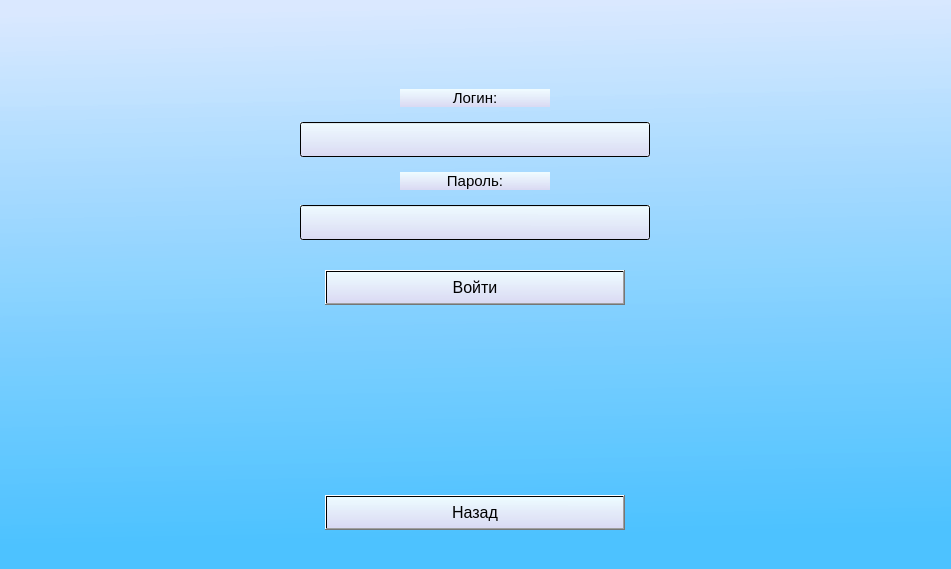
<?xml version="1.0" encoding="UTF-8"?>
<ui version="4.0">
 <class>MainWindow</class>
 <widget class="QMainWindow" name="MainWindow">
  <property name="geometry">
   <rect>
    <x>0</x>
    <y>0</y>
    <width>951</width>
    <height>569</height>
   </rect>
  </property>
  <property name="windowTitle">
   <string>MainWindow</string>
  </property>
  <property name="layoutDirection">
   <enum>Qt::LeftToRight</enum>
  </property>
  <property name="styleSheet">
   <string notr="true">background-color: qlineargradient(spread:pad, x1:0.572139, y1:0.994, x2:0.537, y2:0.00568182, stop:0.0547264 rgba(77, 194, 255, 255), stop:0.995025 rgba(217, 232, 255, 217));</string>
  </property>
  <widget class="QWidget" name="centralwidget">
   <layout class="QVBoxLayout" name="verticalLayout_2">
    <item>
     <layout class="QVBoxLayout" name="verticalLayout" stretch="0,0,0,0,0,0,0,0">
      <property name="spacing">
       <number>15</number>
      </property>
      <property name="sizeConstraint">
       <enum>QLayout::SetDefaultConstraint</enum>
      </property>
      <property name="leftMargin">
       <number>50</number>
      </property>
      <property name="topMargin">
       <number>80</number>
      </property>
      <property name="rightMargin">
       <number>50</number>
      </property>
      <property name="bottomMargin">
       <number>30</number>
      </property>
      <item alignment="Qt::AlignHCenter|Qt::AlignVCenter">
       <widget class="QLabel" name="label1">
        <property name="minimumSize">
         <size>
          <width>150</width>
          <height>0</height>
         </size>
        </property>
        <property name="maximumSize">
         <size>
          <width>2000</width>
          <height>2000</height>
         </size>
        </property>
        <property name="styleSheet">
         <string notr="true">background-color: qlineargradient(spread:pad, x1:0.503, y1:0.977273, x2:0.522, y2:0.028, stop:0 rgba(218, 218, 243, 255), stop:0.995025 rgba(240, 252, 255, 249));</string>
        </property>
        <property name="text">
         <string>&lt;html&gt;&lt;head/&gt;&lt;body&gt;&lt;p align=&quot;center&quot;&gt;&lt;span style=&quot; font-size:11pt;&quot;&gt;Логин:&lt;/span&gt;&lt;/p&gt;&lt;/body&gt;&lt;/html&gt;</string>
        </property>
       </widget>
      </item>
      <item alignment="Qt::AlignHCenter|Qt::AlignVCenter">
       <widget class="QLineEdit" name="Login">
        <property name="minimumSize">
         <size>
          <width>350</width>
          <height>35</height>
         </size>
        </property>
        <property name="styleSheet">
         <string notr="true">background-color: qlineargradient(spread:pad, x1:0.503, y1:0.977273, x2:0.522, y2:0.028, stop:0 rgba(218, 218, 243, 255), stop:0.995025 rgba(240, 252, 255, 249));</string>
        </property>
       </widget>
      </item>
      <item alignment="Qt::AlignHCenter|Qt::AlignVCenter">
       <widget class="QLabel" name="label2">
        <property name="minimumSize">
         <size>
          <width>150</width>
          <height>0</height>
         </size>
        </property>
        <property name="maximumSize">
         <size>
          <width>2000</width>
          <height>2000</height>
         </size>
        </property>
        <property name="styleSheet">
         <string notr="true">background-color: qlineargradient(spread:pad, x1:0.503, y1:0.977273, x2:0.522, y2:0.028, stop:0 rgba(218, 218, 243, 255), stop:0.995025 rgba(240, 252, 255, 249));</string>
        </property>
        <property name="text">
         <string>&lt;html&gt;&lt;head/&gt;&lt;body&gt;&lt;p align=&quot;center&quot;&gt;&lt;span style=&quot; font-size:11pt;&quot;&gt;Пароль:&lt;/span&gt;&lt;/p&gt;&lt;/body&gt;&lt;/html&gt;</string>
        </property>
       </widget>
      </item>
      <item alignment="Qt::AlignHCenter|Qt::AlignVCenter">
       <widget class="QLineEdit" name="Password">
        <property name="minimumSize">
         <size>
          <width>350</width>
          <height>35</height>
         </size>
        </property>
        <property name="styleSheet">
         <string notr="true">background-color: qlineargradient(spread:pad, x1:0.503, y1:0.977273, x2:0.522, y2:0.028, stop:0 rgba(218, 218, 243, 255), stop:0.995025 rgba(240, 252, 255, 249));</string>
        </property>
        <property name="text">
         <string/>
        </property>
       </widget>
      </item>
      <item>
       <spacer name="verticalSpacer">
        <property name="orientation">
         <enum>Qt::Vertical</enum>
        </property>
        <property name="sizeType">
         <enum>QSizePolicy::Fixed</enum>
        </property>
        <property name="sizeHint" stdset="0">
         <size>
          <width>1</width>
          <height>15</height>
         </size>
        </property>
       </spacer>
      </item>
      <item alignment="Qt::AlignHCenter|Qt::AlignVCenter">
       <widget class="QPushButton" name="Entrance_Botton">
        <property name="minimumSize">
         <size>
          <width>300</width>
          <height>35</height>
         </size>
        </property>
        <property name="maximumSize">
         <size>
          <width>2000</width>
          <height>2000</height>
         </size>
        </property>
        <property name="font">
         <font>
          <pointsize>12</pointsize>
         </font>
        </property>
        <property name="layoutDirection">
         <enum>Qt::LeftToRight</enum>
        </property>
        <property name="styleSheet">
         <string notr="true">background-color: qlineargradient(spread:pad, x1:0.503, y1:0.977273, x2:0.522, y2:0.028, stop:0 rgba(218, 218, 243, 255), stop:0.995025 rgba(240, 252, 255, 249));</string>
        </property>
        <property name="text">
         <string>Войти</string>
        </property>
       </widget>
      </item>
      <item>
       <spacer name="verticalSpacer_2">
        <property name="orientation">
         <enum>Qt::Vertical</enum>
        </property>
        <property name="sizeHint" stdset="0">
         <size>
          <width>20</width>
          <height>50</height>
         </size>
        </property>
       </spacer>
      </item>
      <item alignment="Qt::AlignHCenter|Qt::AlignVCenter">
       <widget class="QPushButton" name="Registration_botton">
        <property name="minimumSize">
         <size>
          <width>300</width>
          <height>35</height>
         </size>
        </property>
        <property name="maximumSize">
         <size>
          <width>2000</width>
          <height>2000</height>
         </size>
        </property>
        <property name="font">
         <font>
          <pointsize>12</pointsize>
          <italic>false</italic>
         </font>
        </property>
        <property name="styleSheet">
         <string notr="true">background-color: qlineargradient(spread:pad, x1:0.503, y1:0.977273, x2:0.522, y2:0.028, stop:0 rgba(218, 218, 243, 255), stop:0.995025 rgba(240, 252, 255, 249));</string>
        </property>
        <property name="text">
         <string>Назад</string>
        </property>
       </widget>
      </item>
     </layout>
    </item>
   </layout>
  </widget>
 </widget>
 <resources>
  <include location="ui.qrc"/>
 </resources>
 <connections/>
</ui>
